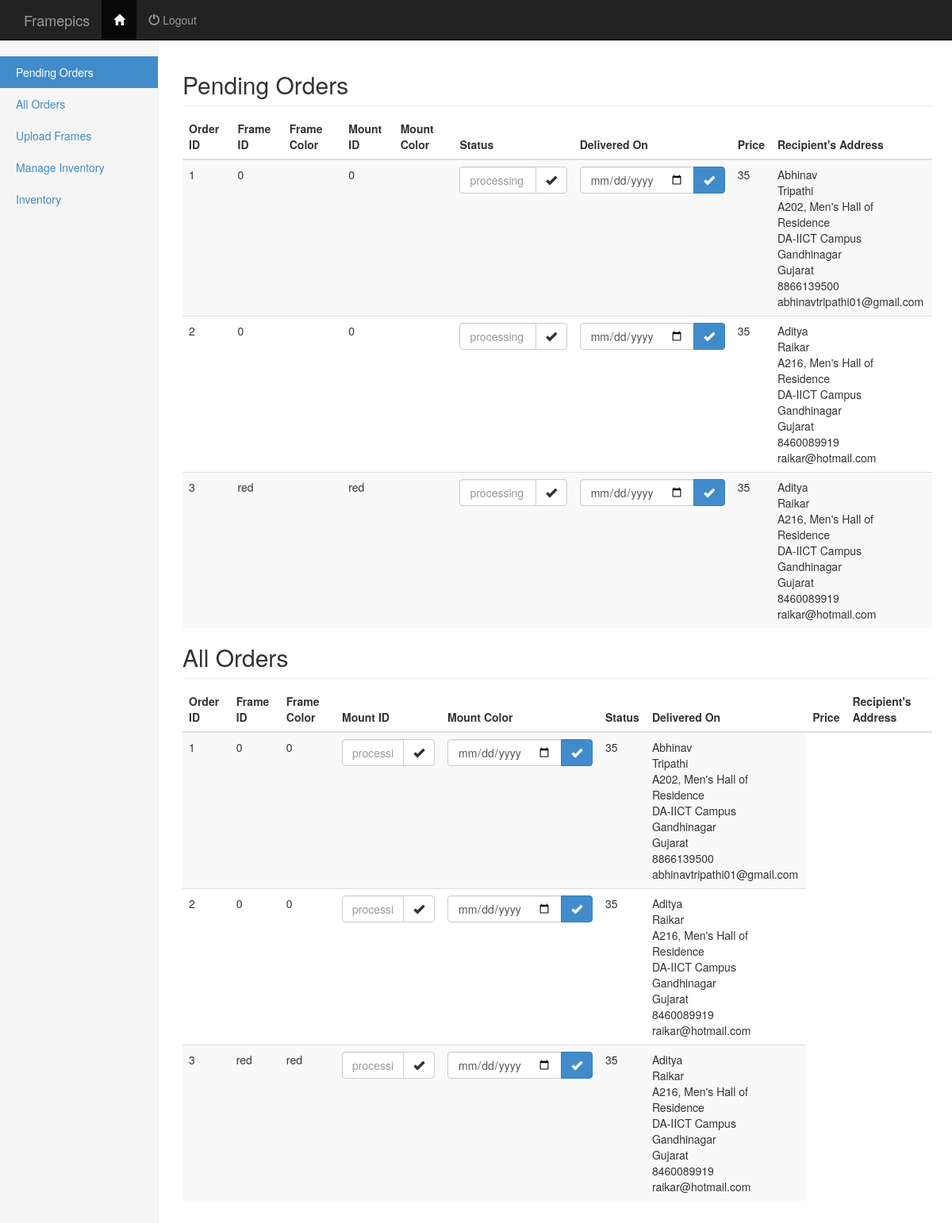
/dashboard_admin.php (signed in), run on the app's committed database.
### tables this page shows
CREATE TABLE IF NOT EXISTS `order_frame` (
  `orderid` int(11) NOT NULL AUTO_INCREMENT,
  `frameid` varchar(11) NOT NULL,
  `mountid` varchar(11) NOT NULL,
  `status` varchar(45) DEFAULT NULL,
  `delivery` date DEFAULT NULL,
  `price` int(5) NOT NULL,
  PRIMARY KEY (`orderid`,`frameid`,`mountid`),
  UNIQUE KEY `orderid` (`orderid`)
);

CREATE TABLE IF NOT EXISTS `reciever` (
  `orderid` int(11) NOT NULL,
  `rfname` varchar(20) DEFAULT NULL,
  `rlname` varchar(20) DEFAULT NULL,
  `radd1` varchar(45) DEFAULT NULL,
  `radd2` varchar(45) DEFAULT NULL,
  `rcity` varchar(15) DEFAULT NULL,
  `rstate` varchar(20) DEFAULT NULL,
  `rpin` varchar(6) DEFAULT NULL,
  `rmobile` varchar(10) DEFAULT NULL,
  `remail` varchar(45) DEFAULT NULL,
  PRIMARY KEY (`orderid`)
);

### admin.php (called while the page is built, shortened)
<?php
function adloggedin(){
if(isset($_SESSION['adminid'])&& !empty($_SESSION['adminid'])){
	return true;
	}	else{
		return false;
		}
}
?>

### admin_order.php (the view, shortened to what this page needs)
<?php
if(adloggedin()){
$query = "SELECT * FROM `order_frame` WHERE '1'";
if($run = mysql_query($query)){
	for($i=0;$i<mysql_num_rows($run);$i++){
	$query_array=mysql_fetch_array($run);
	$oid = $query_array['orderid'];
	$fid = $query_array['frameid'];
	$mid = $query_array['mountid'];
	$status = $query_array['status'];
	$delivery = $query_array['delivery'];
	$price = $query_array['price'];
	$queryr = "SELECT * from `reciever` WHERE `orderid` = '$oid'";
		if($runr = mysql_query($queryr)){
				for($r=0;$r<mysql_num_rows($runr);$r++){
				$query_arrayr = mysql_fetch_array($runr);
				$rfname = $query_arrayr['rfname'];
				$rlname = $query_arrayr['rlname'];
				$radd1 = $query_arrayr['radd1'];
				$radd2 = $query_arrayr['radd2'];
				$rcity = $query_arrayr['rcity'];
				$rstate = $query_arrayr['rstate'];
				$rmobile = $query_arrayr['rmobile'];
				$remail = $query_arrayr['remail'];
				}
		}
		echo '<tr>
                  <td>'.$oid.'</td>
                  <td>'.$fid.'</td>
                  <td>'.$mid.'</td>
                  <td>
                  <div class="row">
                  <div class="col-md-12">
    			  <div class="input-group">
     			  <input type="text" class="form-control" id ="status'.$oid.'" name ="status" type="text" placeholder="'.$status.'">
     			  <span class="input-group-btn">
     			  <button id = "'.$oid.'" class="btn btn-default" type="button" onclick="statusUpdate('.$oid.')"><span class="glyphicon glyphicon-ok"></span></button>
     			  </span></div>
   				  </div>
  				  </div>
  				  <div class ="row">
			      <div class = "col-md-10" id = "stat'.$oid.'"><img align = "center" id="imgs'.$oid.'"></div>
			      </div>
			      </td>
                  <td>
                  <div class="row">
	     	         <div class="col-md-6">
	            		   <div class="input-group">
	     	      		   <input id ="dates'.$oid.'" name ="status" type="date" placeholder="'.$delivery.'" class="form-control" value="'.$delivery.'">
   	        	    	   <span class="input-group-btn">
					 	   <button id = "dateb'.$oid.'" type="button" class="btn btn-primary" onclick="deliveryUpdate('.$oid.')"><span class="glyphicon glyphicon-ok"></span></button></span></div>
				  </div>
				  </div>
			         <div class = "row ">
			         <div class = "col-md-10" id = "date'.$oid.'">
			         <label id="label'.$oid.'"></label>
			         <img align = "center" id="img'.$oid.'"></div>
			         <div class = "row "> </div>
			         </div>
				  </td>
                  <td>'.$price.'</td>
                  <td>'.$rfname.'<br>'.$rlname.'<br>'.$radd1.'<br>'.$radd2.'<br>'.$rcity.'<br>'.$rstate.'<br>'.$rmobile.'<br>'.$remail.'</td>
              </tr>';
	}
}
}
else{
echo 'Please login to continue';
}
?>

### dashboard_admin.php (shortened to what this page needs)
<?php
require 'admin.php';
?>
<!DOCTYPE html>
<html lang="en">
  <head>
    <link href="css/bootstrap.min.css" rel="stylesheet">
    <link href="css/dashboard.css" rel="stylesheet">
  </head>
  <body>
<div class="navbar navbar-inverse navbar-fixed-top" role="navigation">
      <div class="container">
        <div class="navbar-header">
          <a class="navbar-brand" href="#">Framepics</a>
        </div>
        <div class="collapse navbar-collapse">
          <ul class="nav navbar-nav">
        <li class="active"><a href="#"><span class="glyphicon glyphicon-home"></span></a></li>
-->        <?php
            if(adloggedin()){
		echo '<li><a href="logout.php"><span class="glyphicon glyphicon-off"></span> Logout</a></li>';}
			else{
		echo '<li><a href="login_admin.php"><span class="glyphicon glyphicon-off"></span> Login</a></li>';
			}
			?>
            </ul>
		 </div>
      </div>
    </div>
    <div class="container-fluid">
      <div class="row">
        <div class="col-sm-3 col-md-2 sidebar">
          <ul class="nav nav-sidebar">
            <li class="active"><a href="#pending">Pending Orders</a></li>
            <li><a href="#allOrders">All Orders</a></li>
            <li><a href="admin_frame_upload.php#frameUpload">Upload Frames</a></li>
            <li><a href="admin_frame_upload.php#inventory">Manage Inventory</a></li>
            <li><a href="admin_inventory.php">Inventory</a></li>
          </ul>
        </div>
        <div class="col-sm-9 col-sm-offset-3 col-md-10 col-md-offset-2 main">
          <h2 class="sub-header" id="pending"><span lang="en-in">Pending Orders</span></h2>
          <div class="table-responsive">
            <table class="table table-striped">
              <thead>
                <tr>
                  <th>Order ID</th>
                  <th>Frame ID</th>
                  <th>Frame Color</th>
                  <th>Mount ID</th>
                  <th>Mount Color</th>
                  <th>Status</th>
                  <th>Delivered On</th>
                  <th>Price</th>
                  <th>Recipient's Address</th>
                </tr>
              </thead>
              <tbody id="tabOrder">
             <?php
             require 'admin_pending.php';
             ?>
              </tbody>
            </table>
          </div>
          <h2 class="sub-header" id="allOrders"><span lang="en-in">All Orders</span></h2>
          <div class="table-responsive">
            <table class="table table-striped">
              <thead>
                <tr>
                  <th>Order ID</th>
                  <th>Frame ID</th>
                  <th>Frame Color</th>
                  <th>Mount ID</th>
                  <th>Mount Color</th>
                  <th>Status</th>
                  <th>Delivered On</th>
                  <th>Price</th>
                  <th>Recipient's Address</th>
                </tr>
              </thead>
              <tbody id="tabOrder">
             <?php
           require 'admin_order.php';
             ?>
              </tbody>
            </table>
          </div>
        </div>
      </div>
    </div>
  </body>
</html>

### admin_pending.php (shortened to what this page needs)
<?php
if(adloggedin()){
$query = "SELECT * FROM `order_frame` WHERE `status`='processing'";
if($run = mysql_query($query)){
	for($i=0;$i<mysql_num_rows($run);$i++){
	$query_array=mysql_fetch_array($run);
	$oid = $query_array['orderid'];
	$fid = $query_array['frameid'];
	$mid = $query_array['mountid'];
	$status = $query_array['status'];
	$delivery = $query_array['delivery'];
	$price = $query_array['price'];
	$queryr = "SELECT * from `reciever` WHERE `orderid` = '$oid'";
		if($runr = mysql_query($queryr)){
				for($r=0;$r<mysql_num_rows($runr);$r++){
				$query_arrayr = mysql_fetch_array($runr);
				$rfname = $query_arrayr['rfname'];
				$rlname = $query_arrayr['rlname'];
				$radd1 = $query_arrayr['radd1'];
				$radd2 = $query_arrayr['radd2'];
				$rcity = $query_arrayr['rcity'];
				$rstate = $query_arrayr['rstate'];
				$rmobile = $query_arrayr['rmobile'];
				$remail = $query_arrayr['remail'];
				}
		}
		echo '<tr>
                  <td>'.$oid.'</td>
                  <td>'.$fid.'</td>
                  <td>'.$colorf.'</td>
                  <td>'.$mid.'</td>
                  <td>'.$colorm.'</td>
                  <td>
                  <div class="row">
                  <div class="col-md-12">
    			  <div class="input-group">';
     	echo '	  <input type="text" class="form-control" id ="status'.$oid.'" name ="status" type="text" placeholder="'.$status.'">
     			  <span class="input-group-btn">
     			  <button id = "'.$oid.'" class="btn btn-default" type="button" onclick="statusUpdate('.$oid.')"><span class="glyphicon glyphicon-ok"></span></button>
     			  </span></div>
   				  </div>
  				  </div>
  				  <div class ="row">
			      <div class = "col-md-10" id = "stat'.$oid.'"><img align = "center" id="imgs'.$oid.'"></div>
			      </div>
			      </td>
                  <td>
                  <div class="row">
	     	         <div class="col-md-6">
	            		   <div class="input-group">';
	    echo '
	     	      		   <input id ="dates'.$oid.'" name ="status" type="date" placeholder="'.$delivery.'" class="form-control" value="'.$delivery.'">
   	        	    	   <span class="input-group-btn">
					 	   <button id = "dateb'.$oid.'" type="button" class="btn btn-primary" onclick="deliveryUpdate('.$oid.')"><span class="glyphicon glyphicon-ok"></span></button></span></div>
				  </div>
				  </div>
			         <div class = "row ">
			         <div class = "col-md-10" id = "date'.$oid.'"><img align = "center" id="img'.$oid.'"></div>
			         <div class = "row "> </div>
			         </div>
				  </td>
                  <td>'.$price.'</td>
                  <td>'.$rfname.'<br>'.$rlname.'<br>'.$radd1.'<br>'.$radd2.'<br>'.$rcity.'<br>'.$rstate.'<br>'.$rmobile.'<br>'.$remail.'</td>
              </tr>';
	}
}
}
else{
echo 'Please login to continue';
}
?>

### css/dashboard.css (style rules this page uses)
.sub-header { padding-bottom: 10px; border-bottom: 1px solid #eee; }
.sidebar { display: none; }
@media (min-width: 768px) { .sidebar { position: fixed; top: 51px; bottom: 0; left: 0; z-index: 1000; display: block; padding: 20px; overflow-x: hidden; overflow-y: auto; background-color: #f5f5f5; border-right: 1px solid #eee; } }
.nav-sidebar { margin-right: -21px; margin-bottom: 20px; margin-left: -20px; }
.nav-sidebar > li > a { padding-right: 20px; padding-left: 20px; }
.nav-sidebar > .active > a { color: #fff; background-color: #428bca; }
.main { padding: 20px; }
@media (min-width: 768px) { .main { padding-right: 40px; padding-left: 40px; } }

### data on the page
order_frame: orderid "1", frameid "0", mountid "0", status "processing", price "35", reciever.rfname "Abhinav", reciever.rlname "Tripathi", reciever.radd1 "A202, Men's Hall of Residence", reciever.radd2 "DA-IICT Campus", reciever.rcity "Gandhinagar", reciever.rstate "Gujarat", reciever.rmobile "8866139500", reciever.remail "abhinavtripathi01@gmail.com"
order_frame: orderid "2", frameid "0", mountid "0", status "processing", price "35", reciever.rfname "Aditya", reciever.rlname "Raikar", reciever.radd1 "A216, Men's Hall of Residence", reciever.radd2 "DA-IICT Campus", reciever.rcity "Gandhinagar", reciever.rstate "Gujarat", reciever.rmobile "8460089919", reciever.remail "raikar@hotmail.com"
order_frame: orderid "3", frameid "red", mountid "red", status "processing", price "35"
reciever: rfname "Aditya", rlname "Raikar", radd1 "A216, Men's Hall of Residence", radd2 "DA-IICT Campus", rcity "Gandhinagar", rstate "Gujarat", rmobile "8460089919", remail "raikar@hotmail.com"
